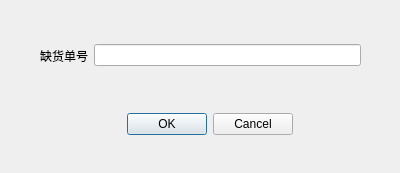
<?xml version="1.0" encoding="UTF-8"?>
<ui version="4.0">
 <class>DialogDeleteLack</class>
 <widget class="QDialog" name="DialogDeleteLack">
  <property name="geometry">
   <rect>
    <x>0</x>
    <y>0</y>
    <width>400</width>
    <height>173</height>
   </rect>
  </property>
  <property name="windowTitle">
   <string>Dialog</string>
  </property>
  <widget class="QWidget" name="horizontalLayoutWidget">
   <property name="geometry">
    <rect>
     <x>40</x>
     <y>40</y>
     <width>321</width>
     <height>31</height>
    </rect>
   </property>
   <layout class="QHBoxLayout" name="horizontalLayout">
    <item>
     <widget class="QLabel" name="label">
      <property name="text">
       <string>缺货单号</string>
      </property>
     </widget>
    </item>
    <item>
     <widget class="QLineEdit" name="line_lackid"/>
    </item>
   </layout>
  </widget>
  <widget class="QDialogButtonBox" name="btnOK">
   <property name="geometry">
    <rect>
     <x>100</x>
     <y>110</y>
     <width>193</width>
     <height>28</height>
    </rect>
   </property>
   <property name="standardButtons">
    <set>QDialogButtonBox::Cancel|QDialogButtonBox::Ok</set>
   </property>
  </widget>
 </widget>
 <resources/>
 <connections/>
</ui>
